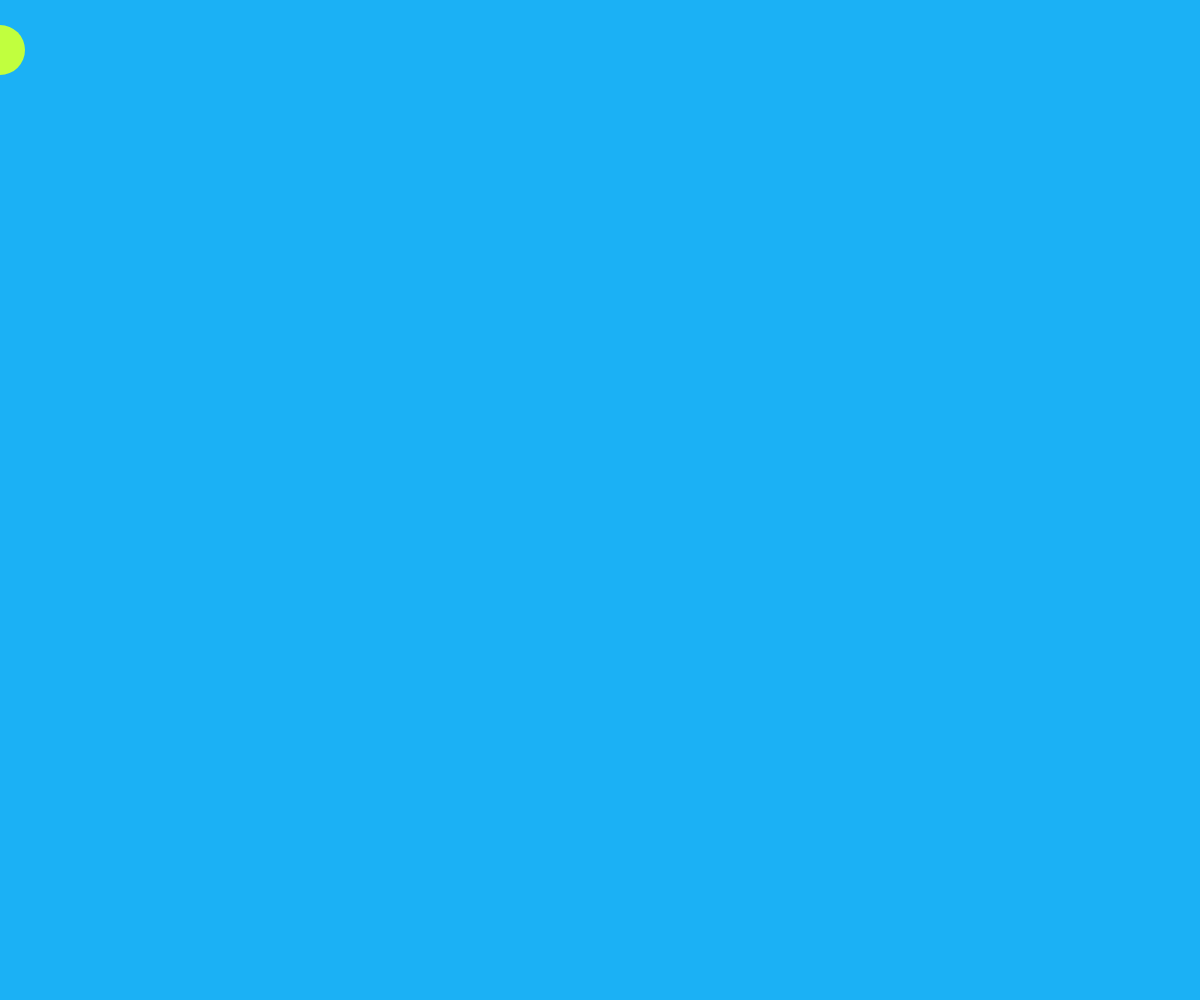
Frame 1 (no input)
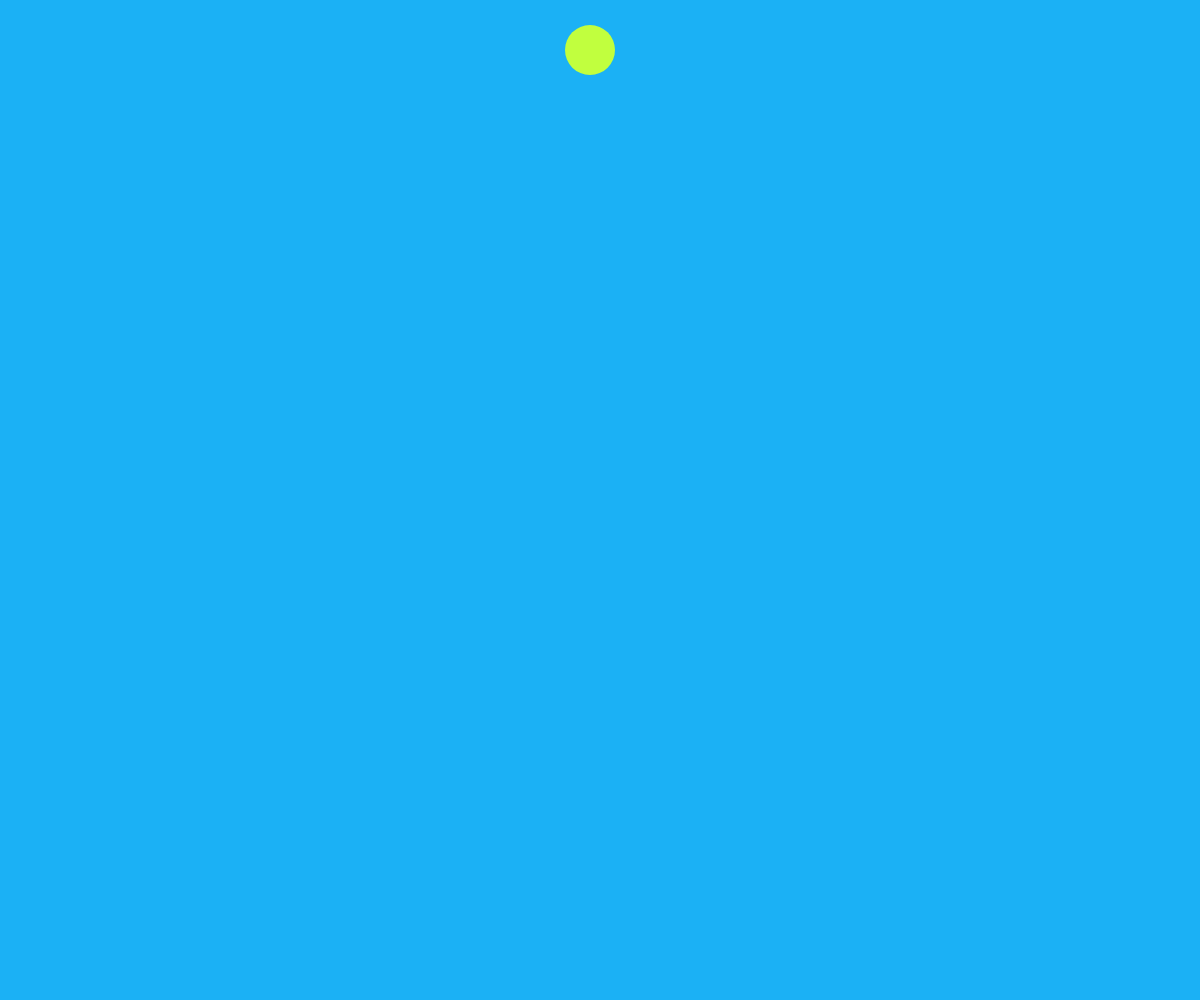
Frame 60 (no input)
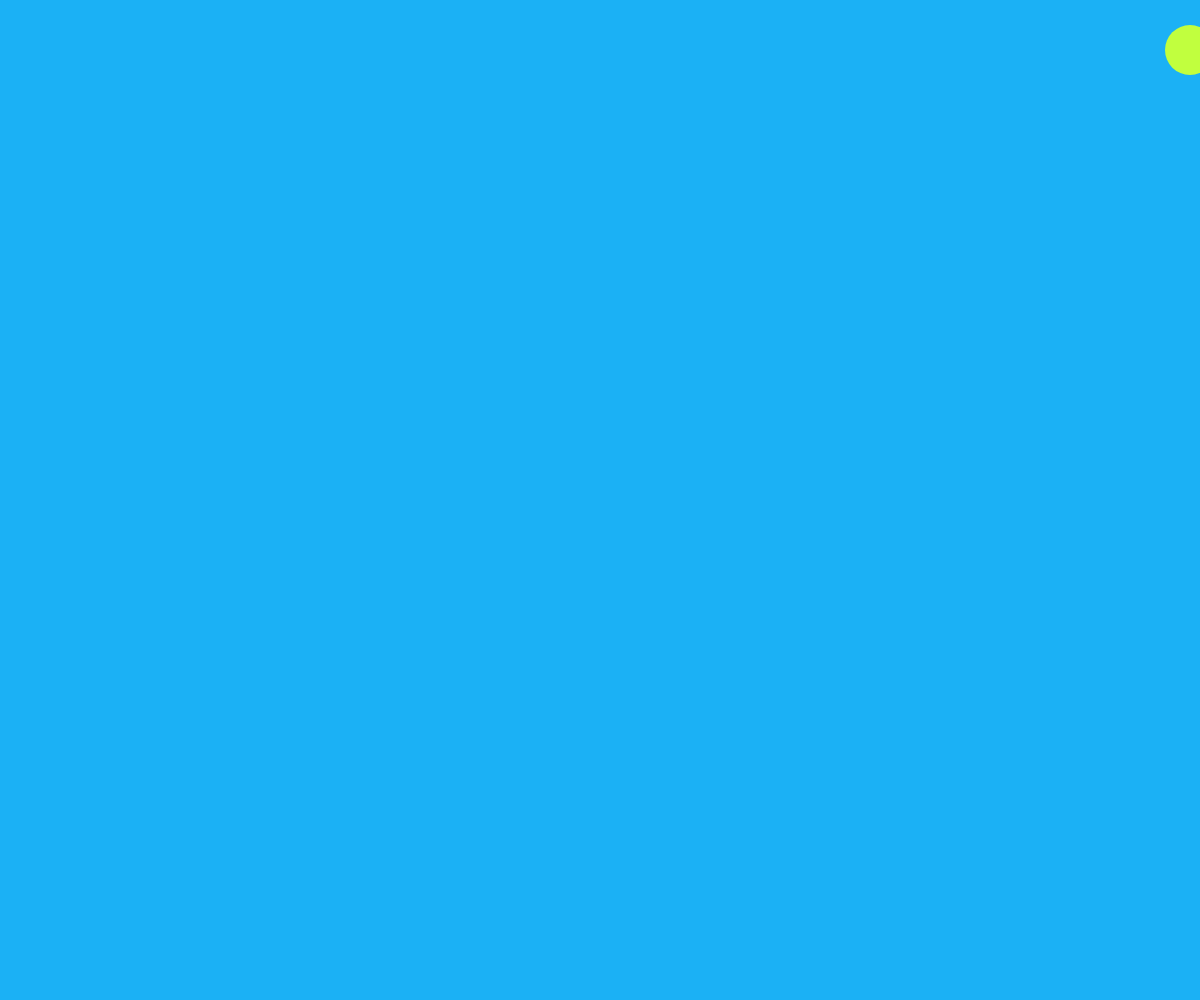
Frame 120 (the mouse pressed at the canvas centre since frame 60)

The p5.js sketch that drew these frames (run headless with seeded random() and noise() and a simulated clock; from frame 60 on, the mouse is pressed at the canvas centre):

// p5.js sketch
// ── sketch.js
var speed = 10;
var circleX = 0;

function setup() {
    createCanvas(windowWidth, windowHeight);
    noStroke();
    fill(193,255,62);
}

function draw() {
    background('#1BB1F5');
    ellipse(circleX,50, 50, 50);
    circleX = circleX + speed;
}
